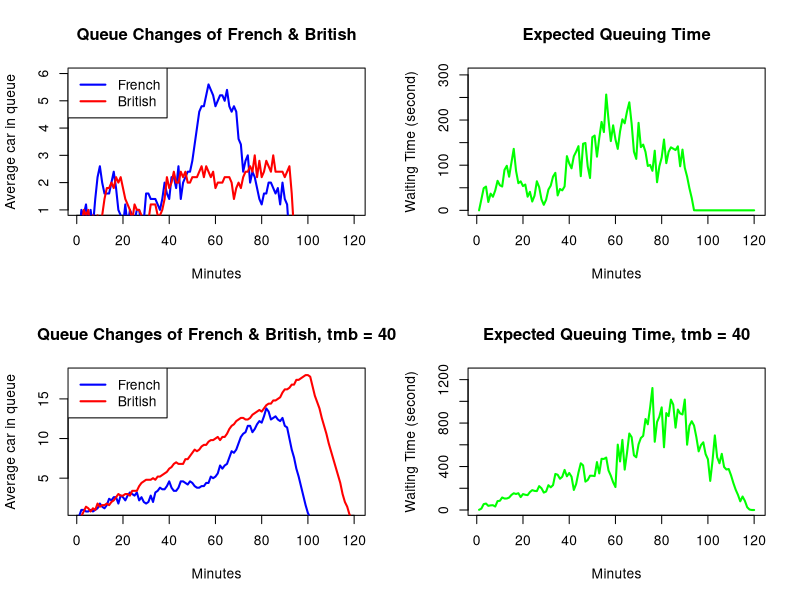

This figure's R source: (Note: a time limit stopped this script after it produced the figure.)
## Maxmillan Ries - S2585467 Wanying Liang -S2503745 Kexin Yan -S2520957
## Due to the difficulty of splitting statistical programming code amongst different people, 
## we opted to do the assignment more or less individually (helping each other when stuck, such as making split_punct more efficient),
## and combinig our solutions at the end, making sure we all learnt and understood what was required. 
## To do this, we sat in several Teams calls and shared our screen in a form of pair-programming.
## Since we all did the full assignment separately, we roughly had equal contributions.


## Construct a function to simulate cars passing through French passport control and British passport control at a French ferry terminal.
qsim <- function(mf,mb,a.rate,trb,trf,tmb,tmf,maxb,time=7200,stop_queue=1800){
  ## Time and stop_queue is set as a default value to limited the interest within 2 hour and defined that check-in closes 30 minutes before departure. 
  
  ## Initialization.
  French_queue <- array(0, dim = mf) ## number of cars in each queue in French Passport control stations 
  British_queue <- array(0, dim = mb) ## number of cars in each queue in British Passport control stations
  French_time <- array(0, dim = mf) ## time is still needed for processing of each queue in French Passport control stations 
  British_time <- array(0, dim = mb) ## time is still needed for processing of each queue in British Passport control stations 
  
  ## Initialize the return list.
  nf <- numeric(0)
  nb <- numeric(0)
  eq <- numeric(0)

  ## Start iterations
  for (i in 1:time){
    ## Decide if there is new car will come, if it will come, distribute the car to the shortest queue.
    if (i<time-stop_queue && runif(1)< a.rate){
      French_join <- which.min(French_queue)
      French_queue[French_join] <- French_queue[French_join]+1
      if(French_time[French_join] <= 0){
        French_time[French_join] <- runif(1, min = tmf, max = tmf+trf) ## model the time as uniform.
      }
    }
    
    ## Initialize a variable to store an index.
    smallest_available_ind <- c(0)
    
    ## Reduce one second for the processing time and check if there is a car need to move.
    if (i > 1){
      ## Reduce the processing time.
      processing_french_ind <- which(French_time>0)
      French_time[processing_french_ind] <- French_time[processing_french_ind] - 1
      processing_british_ind <- which(British_time>0)
      British_time[processing_british_ind] <- British_time[processing_british_ind] - 1
      
      ## Find which queue in French has finished.
      French_finished_ind <- intersect(which(French_queue>0),which(French_time<=0))
      
      ## Check the number of queues in British is available.
      british_avaliable_ind <- which(British_queue < maxb)
      if (length(French_finished_ind)>0 && length(british_avaliable_ind)>0){
        if (length(French_finished_ind) <= length(british_avaliable_ind)){
          smallest_available_ind <- order(British_queue, decreasing = FALSE)[1:length(French_finished_ind)]
        }else{
          ## In case where the number of the queue in British is smaller than that in French.
          smallest_available_ind <- order(British_queue, decreasing = FALSE)[1:length(british_avaliable_ind)]
          French_finished_ind <- sample(French_finished_ind, length(british_avaliable_ind))
        }
      }
      
      
      ## Find how cars move from French Control Center to British Control Center.
      French_queue[French_finished_ind] <- French_queue[French_finished_ind] - 1
      
      ## See if the one leaving is the last car in the queue. The processing time won't be updated if the car is the last one.  
      French_update_ind <- intersect(French_finished_ind, which(French_queue>0))
      French_time[French_update_ind] <- runif(length(French_update_ind), min = tmf, max = tmf+trf)
      
      ## Drive the car to British queue.
      British_queue[smallest_available_ind] <- British_queue[smallest_available_ind] + 1
    
      
      ## Check the British Control Center and set the British processing time for next car.
      british_ini_ind <- intersect(intersect(which(British_time <= 0), which(British_queue > 0)),smallest_available_ind)
      British_time[british_ini_ind] <- runif(length(british_ini_ind), min = tmb, max = tmb+trb)
      
      ## Delete the finished car of the whole checking process.
      queueed_index <- which(British_queue > 0)
      finished_index <- which(British_time <= 0)
      british_ini_index <- intersect(queueed_index, finished_index)
      British_queue[british_ini_index] <- British_queue[british_ini_index] - 1

      ## Set new processing times for British queues with cars left after previous car has left.
      british_ini_ind <- intersect(intersect(which(British_time <= 0), which(British_queue > 0)),british_ini_index)
      British_time[british_ini_ind] <- runif(length(british_ini_ind), min = tmb, max = tmb+trb)
      
    }
    
    
    ## Record average queue time and expected waiting time in each new model.
    nf <- append(nf, mean(French_queue))
    nb <- append(nb, mean(British_queue))
    eq <- append(eq, mean(French_queue)*mean(French_time)+mean(British_queue)*mean(British_time))
    
  }
  
  
  ## Return a list with 3 named elements.
  return_list <- list(nf = nf, nb = nb, eq = eq)
  return(return_list)
  
}

## Start simulation.
return_list <- qsim(mf=5,mb=5,a.rate=.1,trb=40,trf=40,tmb=30,tmf=30,maxb=20)

## Read the named element form return list.
nf <- return_list$nf
nb <- return_list$nb
eq <- return_list$eq


## Start simulation with tmb is changed to 40.
return_list2 <- qsim(mf=5,mb=5,a.rate=.1,trb=40,trf=40,tmb=40,tmf=30,maxb=20)

## Read the named element form return list.
nf2 <- return_list2$nf
nb2 <- return_list2$nb
eq2 <- return_list2$eq


## Produce a 4 panel 2 row, 2 column plot.
layout(matrix(c(1,2,3,4),2,2,byrow=TRUE))

## For better visualization, these graphs are plotted in minutes instead of seconds.
## Figure 1 : how the French and British queue lengths are changing over time in minutes.
plot(NULL, xlim = c(1,7200/60), ylim = c(1,max(nf)), type = "n", xlab = "Minutes", ylab = "Average car in queue")
lines(nf[seq(1,length(nf),by=60)], col = "blue", lwd = 2)
lines(nb[seq(1,length(nb),by=60)], col = "red", lwd = 2)
legend("topleft", legend = c("French", "British"), col = c("blue", "red"), lwd = 2)
title(main = "Queue Changes of French & British")

## Figure 2: how the expected queuing time changes over time in minutes.
plot(NULL, xlim = c(1,7200/60), ylim = c(1,max(eq)), type = "n", xlab = "Minutes", ylab = "Waiting Time (second)")
lines(eq[seq(1,length(eq),by=60)], col = "green", lwd = 2)
title(main = "Expected Queuing Time")

## Figure 3: how the French and British queue lengths are changing over time in minutes when tmb = 40.
plot(NULL, xlim = c(1,7200/60), ylim = c(1,max(nb2)), type = "n", xlab = "Minutes", ylab = "Average car in queue")
lines(nf2[seq(1,length(nf2),by=60)], col = "blue", lwd = 2)
lines(nb2[seq(1,length(nb2),by=60)], col = "red", lwd = 2)
legend("topleft", legend = c("French", "British"), col = c("blue", "red"), lwd = 2)
title(main = "Queue Changes of French & British, tmb = 40")

## Figure 4: how the expected queuing time changes over time in minutes when tmb = 40.
plot(NULL, xlim = c(1,7200/60), ylim = c(1,max(eq2)), type = "n", xlab = "Minutes", ylab = "Waiting Time (second)")
lines(eq2[seq(1,length(eq2),by=60)], col = "green", lwd = 2)
title(main = "Expected Queuing Time, tmb = 40")


## Estimate the probability of at least one car missing the ferry departure.
car <- 0
for (i in 1:100){
  return_list_missing <- qsim(mf=5,mb=5,a.rate=.1,trb=40,trf=40,tmb=30,tmf=30,maxb=20)
  if (return_list_missing$eq[7200] != 0){
    car <- car + 1
  }
}

cat("The probability of at least one car missing the ferry departure is ", car, "%")
